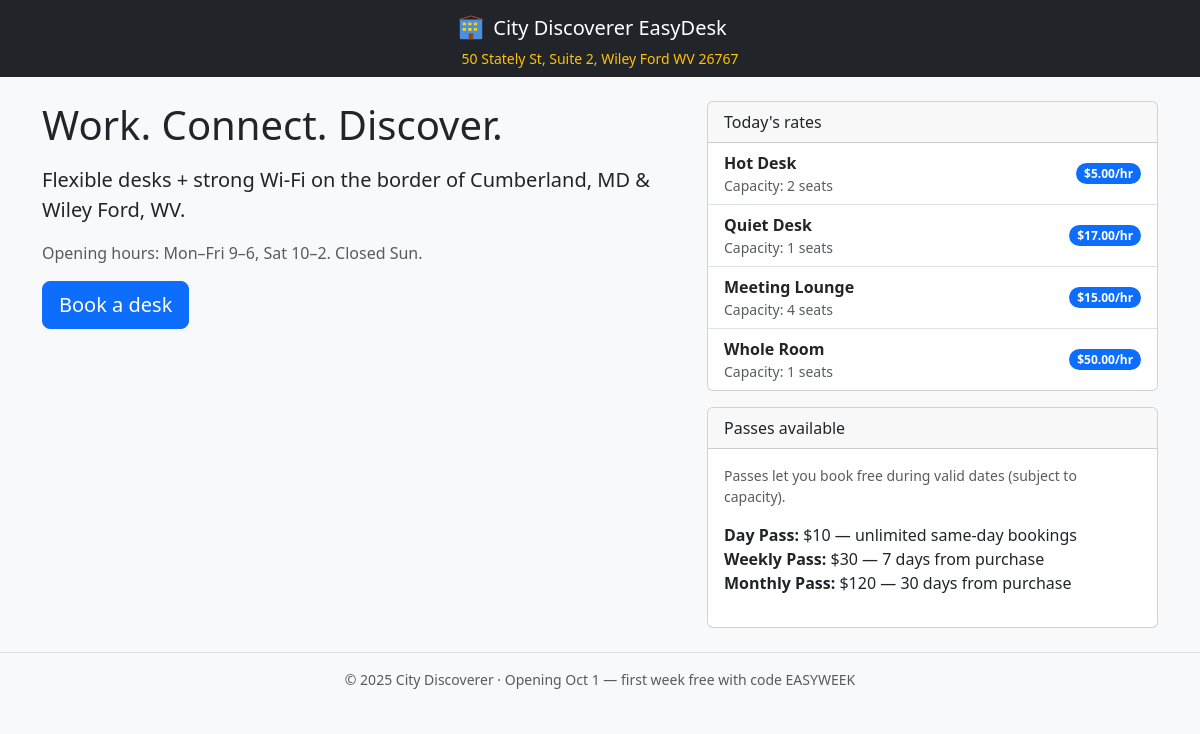
The page / on the database its author committed.
### main.py (models this page shows, shortened)
class Resource(db.Model):
    id = db.Column(db.Integer, primary_key=True)
    name = db.Column(db.String(120), nullable=False)
    hourly_rate_cents = db.Column(db.Integer, nullable=False)
    day_rate_cents = db.Column(db.Integer, nullable=False, default=0)
    week_rate_cents = db.Column(db.Integer, nullable=False, default=0)
    month_rate_cents = db.Column(db.Integer, nullable=False, default=0)
    capacity = db.Column(db.Integer, default=10)
    opening_hours = db.Column(db.Text)  # JSON string
    active = db.Column(db.Boolean, default=True)

### main.py (the view)
@app.get("/")
def index():
    resources = Resource.query.filter_by(active=True).all()
    return render_template("index.html", resources=resources)

### templates/index.html
{% extends "base.html" %}
{% block content %}
<div class="row g-4">
  <div class="col-lg-7">
    <h1 class="mb-3">Work. Connect. Discover.</h1>
    <p class="lead">Flexible desks + strong Wi-Fi on the border of Cumberland, MD & Wiley Ford, WV.</p>
    <p class="text-muted">Opening hours: Mon–Fri 9–6, Sat 10–2. Closed Sun.</p>
    <a class="btn btn-primary btn-lg" href="{{ url_for('book_page') }}">Book a desk</a>
  </div>
  <div class="col-lg-5">
    <div class="card">
      <div class="card-header">Today's rates</div>
      <ul class="list-group list-group-flush">
        {% for r in resources %}
        <li class="list-group-item d-flex justify-content-between align-items-center">
          <div>
            <strong>{{ r.name }}</strong>
            <small class="text-muted d-block">Capacity: {{ r.capacity }} seats</small>
          </div>
          <span class="badge bg-primary rounded-pill">${{ "%.2f"|format(r.hourly_rate_cents/100) }}/hr</span>
        </li>
        {% endfor %}
      </ul>
    </div>
    <div class="card mt-3">
      <div class="card-header">Passes available</div>
      <div class="card-body">
        <p class="small text-muted">Passes let you book free during valid dates (subject to capacity).</p>
        <ul class="list-unstyled">
          <li><strong>Day Pass:</strong> $10 — unlimited same-day bookings</li>
          <li><strong>Weekly Pass:</strong> $30 — 7 days from purchase</li>
          <li><strong>Monthly Pass:</strong> $120 — 30 days from purchase</li>
        </ul>
      </div>
    </div>
  </div>
</div>
{% endblock %}

### templates/base.html (shortened to what this page needs)
<!doctype html>
<html>
<head>
  <link href="https://cdn.jsdelivr.net/npm/bootstrap@5.3.3/dist/css/bootstrap.min.css" rel="stylesheet">
</head>
<body class="bg-light">
<nav class="navbar navbar-expand-lg navbar-dark bg-dark">
  <div class="container">
    <div class="mx-auto text-center">
      <a class="navbar-brand d-flex align-items-center justify-content-center" href="/">
        City Discoverer EasyDesk
      </a>
      <div class="text-warning small">50 Stately St, Suite 2, Wiley Ford WV 26767</div>
    </div>
  </div>
</nav>
<main class="container py-4">
  {% block content %}{% endblock %}
</main>
<footer class="border-top py-3 text-center small text-muted">
  © 2025 City Discoverer · Opening Oct 1 — first week free with code EASYWEEK
</footer>
</body>
</html>

### rows shown on the page
Resource: name "Hot Desk", capacity "2", r.hourly_rate_cents/100 "5.00"
Resource: name "Quiet Desk", capacity "1", r.hourly_rate_cents/100 "17.00"
Resource: name "Meeting Lounge", capacity "4", r.hourly_rate_cents/100 "15.00"
Resource: name "Whole Room", capacity "1", r.hourly_rate_cents/100 "50.00"
